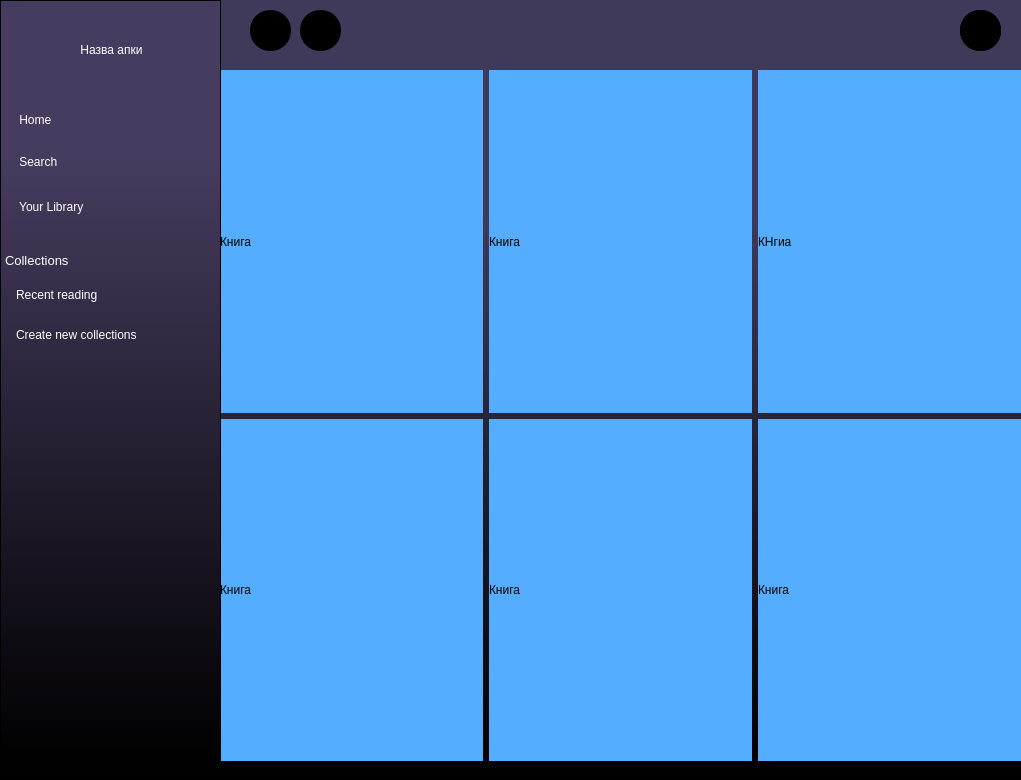
<?xml version="1.0" encoding="UTF-8"?>
<ui version="4.0">
 <class>MainWindow</class>
 <widget class="QMainWindow" name="MainWindow">
  <property name="geometry">
   <rect>
    <x>0</x>
    <y>0</y>
    <width>1021</width>
    <height>780</height>
   </rect>
  </property>
  <property name="windowTitle">
   <string>MainWindow</string>
  </property>
  <property name="styleSheet">
   <string notr="true">background-color: qlineargradient(spread:reflect, x1:1, y1:0.091, x2:1, y2:1, stop:0.124378 rgba(63, 58, 90, 255), stop:1 rgba(0, 0, 0, 255));</string>
  </property>
  <widget class="QWidget" name="centralwidget">
   <widget class="QPushButton" name="pushButton_5">
    <property name="enabled">
     <bool>true</bool>
    </property>
    <property name="geometry">
     <rect>
      <x>960</x>
      <y>10</y>
      <width>41</width>
      <height>41</height>
     </rect>
    </property>
    <property name="styleSheet">
     <string notr="true">border-radius:20%;
background-color: rgb(0, 0, 0);</string>
    </property>
    <property name="text">
     <string/>
    </property>
    <property name="icon">
     <iconset>
      <normaloff>settings-4-512.ico</normaloff>settings-4-512.ico</iconset>
    </property>
   </widget>
   <widget class="QWidget" name="gridLayoutWidget">
    <property name="geometry">
     <rect>
      <x>220</x>
      <y>70</y>
      <width>801</width>
      <height>691</height>
     </rect>
    </property>
    <layout class="QGridLayout" name="gridLayout">
     <item row="1" column="2">
      <widget class="QLabel" name="label_2">
       <property name="styleSheet">
        <string notr="true">background-color: rgb(85, 173, 255);
</string>
       </property>
       <property name="text">
        <string>Книга</string>
       </property>
      </widget>
     </item>
     <item row="1" column="1">
      <widget class="QLabel" name="label_6">
       <property name="styleSheet">
        <string notr="true">background-color: rgb(85, 173, 255);</string>
       </property>
       <property name="text">
        <string>Книга</string>
       </property>
      </widget>
     </item>
     <item row="0" column="0">
      <widget class="QLabel" name="label_3">
       <property name="styleSheet">
        <string notr="true">background-color: rgb(85, 173, 255);</string>
       </property>
       <property name="text">
        <string>Книга</string>
       </property>
      </widget>
     </item>
     <item row="1" column="0">
      <widget class="QLabel" name="label_4">
       <property name="styleSheet">
        <string notr="true">background-color: rgb(85, 173, 255);</string>
       </property>
       <property name="text">
        <string>Книга</string>
       </property>
      </widget>
     </item>
     <item row="0" column="2">
      <widget class="QLabel" name="label_7">
       <property name="styleSheet">
        <string notr="true">background-color: rgb(85, 173, 255);</string>
       </property>
       <property name="text">
        <string>КНгиа</string>
       </property>
      </widget>
     </item>
     <item row="0" column="1">
      <widget class="QLabel" name="label_5">
       <property name="styleSheet">
        <string notr="true">background-color: rgb(85, 173, 255);</string>
       </property>
       <property name="text">
        <string>Книга</string>
       </property>
      </widget>
     </item>
    </layout>
   </widget>
   <widget class="QScrollArea" name="scrollArea">
    <property name="geometry">
     <rect>
      <x>0</x>
      <y>0</y>
      <width>221</width>
      <height>761</height>
     </rect>
    </property>
    <property name="styleSheet">
     <string notr="true">background-color: qlineargradient(spread:reflect, x1:1, y1:0.091, x2:1, y2:1, stop:0.124378 rgba(70, 60, 95, 255), stop:1 rgba(0, 0, 0, 255));</string>
    </property>
    <property name="widgetResizable">
     <bool>true</bool>
    </property>
    <widget class="QWidget" name="scrollAreaWidgetContents">
     <property name="geometry">
      <rect>
       <x>0</x>
       <y>0</y>
       <width>219</width>
       <height>759</height>
      </rect>
     </property>
     <widget class="QPushButton" name="library">
      <property name="geometry">
       <rect>
        <x>0</x>
        <y>190</y>
        <width>221</width>
        <height>31</height>
       </rect>
      </property>
      <property name="mouseTracking">
       <bool>true</bool>
      </property>
      <property name="tabletTracking">
       <bool>true</bool>
      </property>
      <property name="styleSheet">
       <string notr="true">background-color: Transparent;
background-repeat:no-repeat;
border: none;
cursor:pointer;
overflow: hidden;
color:white;
font: 75 11pt &quot;Arial&quot;;
text-align:left;
padding-left:5%;</string>
      </property>
      <property name="text">
       <string>    Your Library</string>
      </property>
      <property name="icon">
       <iconset>
        <normaloff>book-stack-512.ico</normaloff>book-stack-512.ico</iconset>
      </property>
     </widget>
     <widget class="QPushButton" name="search">
      <property name="geometry">
       <rect>
        <x>0</x>
        <y>140</y>
        <width>221</width>
        <height>41</height>
       </rect>
      </property>
      <property name="styleSheet">
       <string notr="true">background-color: Transparent;
background-repeat:no-repeat;
border: none;
cursor:pointer;
overflow: hidden;
color:white;
font: 75 11pt &quot;Arial&quot;;
text-align:left;
padding-left:5%;</string>
      </property>
      <property name="text">
       <string>    Search</string>
      </property>
      <property name="icon">
       <iconset>
        <normaloff>search-512.ico</normaloff>search-512.ico</iconset>
      </property>
     </widget>
     <widget class="QPushButton" name="home">
      <property name="geometry">
       <rect>
        <x>0</x>
        <y>103</y>
        <width>221</width>
        <height>31</height>
       </rect>
      </property>
      <property name="styleSheet">
       <string notr="true">background-color: Transparent;
background-repeat:no-repeat;
border: none;
cursor:pointer;
overflow: hidden;
color:white;
font: 75 11pt &quot;Arial&quot;;
text-align:left;
padding-left:5%;</string>
      </property>
      <property name="text">
       <string>    Home</string>
      </property>
      <property name="icon">
       <iconset>
        <normaloff>white-house-icon-png-8.png</normaloff>white-house-icon-png-8.png</iconset>
      </property>
     </widget>
     <widget class="QLabel" name="name_app">
      <property name="geometry">
       <rect>
        <x>0</x>
        <y>-7</y>
        <width>221</width>
        <height>111</height>
       </rect>
      </property>
      <property name="styleSheet">
       <string notr="true">background-color:none;
color:white;
font: 14pt &quot;Segoe Print&quot;;
</string>
      </property>
      <property name="text">
       <string>Назва апки</string>
      </property>
      <property name="alignment">
       <set>Qt::AlignCenter</set>
      </property>
     </widget>
     <widget class="QLabel" name="collections">
      <property name="geometry">
       <rect>
        <x>4</x>
        <y>239</y>
        <width>111</width>
        <height>41</height>
       </rect>
      </property>
      <property name="styleSheet">
       <string notr="true">background-color: Transparent;
color:white;
font:10pt;</string>
      </property>
      <property name="text">
       <string>Collections</string>
      </property>
     </widget>
     <widget class="QPushButton" name="recent_read">
      <property name="geometry">
       <rect>
        <x>10</x>
        <y>280</y>
        <width>151</width>
        <height>28</height>
       </rect>
      </property>
      <property name="styleSheet">
       <string notr="true">background-color: Transparent;
background-repeat:no-repeat;
border: none;
cursor:pointer;
overflow: hidden;
color:white;
font: 75 8pt &quot;Arial&quot;;
text-align:left;
padding-left:5%;</string>
      </property>
      <property name="text">
       <string>Recent reading</string>
      </property>
      <property name="icon">
       <iconset>
        <normaloff>outline-512.ico</normaloff>outline-512.ico</iconset>
      </property>
     </widget>
     <widget class="QPushButton" name="create_new_coll">
      <property name="geometry">
       <rect>
        <x>10</x>
        <y>320</y>
        <width>161</width>
        <height>28</height>
       </rect>
      </property>
      <property name="styleSheet">
       <string notr="true">background-color: Transparent;
background-repeat:no-repeat;
border: none;
cursor:pointer;
overflow: hidden;
color:white;
font: 75 8pt &quot;Arial&quot;;
text-align:left;
padding-left:5%;</string>
      </property>
      <property name="text">
       <string>Create new collections</string>
      </property>
      <property name="icon">
       <iconset>
        <normaloff>plus-6-512.ico</normaloff>plus-6-512.ico</iconset>
      </property>
     </widget>
    </widget>
   </widget>
   <widget class="QPushButton" name="button_back1">
    <property name="enabled">
     <bool>true</bool>
    </property>
    <property name="geometry">
     <rect>
      <x>250</x>
      <y>10</y>
      <width>41</width>
      <height>41</height>
     </rect>
    </property>
    <property name="styleSheet">
     <string notr="true">border-radius:20%;
background-color: rgb(0, 0, 0);</string>
    </property>
    <property name="text">
     <string/>
    </property>
    <property name="icon">
     <iconset>
      <normaloff>arrow-88-512.ico</normaloff>arrow-88-512.ico</iconset>
    </property>
   </widget>
   <widget class="QPushButton" name="settings">
    <property name="enabled">
     <bool>true</bool>
    </property>
    <property name="geometry">
     <rect>
      <x>960</x>
      <y>10</y>
      <width>41</width>
      <height>41</height>
     </rect>
    </property>
    <property name="styleSheet">
     <string notr="true">border-radius:20%;
background-color: rgb(0, 0, 0);</string>
    </property>
    <property name="text">
     <string/>
    </property>
    <property name="icon">
     <iconset>
      <normaloff>settings-4-512.ico</normaloff>settings-4-512.ico</iconset>
    </property>
   </widget>
   <widget class="QPushButton" name="button_forward1">
    <property name="enabled">
     <bool>true</bool>
    </property>
    <property name="geometry">
     <rect>
      <x>300</x>
      <y>10</y>
      <width>41</width>
      <height>41</height>
     </rect>
    </property>
    <property name="styleSheet">
     <string notr="true">border-radius:20%;
background-color: rgb(0, 0, 0);</string>
    </property>
    <property name="text">
     <string/>
    </property>
    <property name="icon">
     <iconset>
      <normaloff>arrow-24-512.ico</normaloff>arrow-24-512.ico</iconset>
    </property>
   </widget>
  </widget>
  <widget class="QMenuBar" name="menubar">
   <property name="geometry">
    <rect>
     <x>0</x>
     <y>0</y>
     <width>1021</width>
     <height>26</height>
    </rect>
   </property>
  </widget>
 </widget>
 <resources/>
 <connections/>
</ui>
